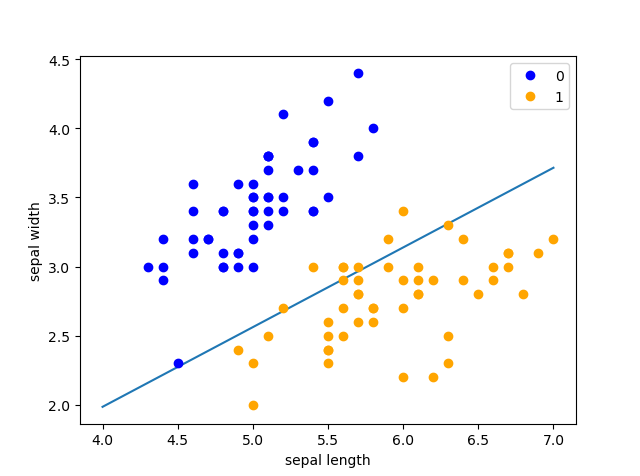

Write Python code to recreate this figure.
#Author:XYZ
#Date:2020-09-23

import pandas as pd
import numpy as np
from sklearn.datasets import load_iris
from sklearn.model_selection import train_test_split
import matplotlib.pyplot as plt


class PerceptronModel(object):

    def __init__(self,iter=1000):
        self.iter = iter
        self.b = 0
        self.learning_rate = 0.1

    def perceptron(self, X_train, y_train):
        # 重み
        self.w = np.ones(len(X_train[0]), dtype=np.float32)
        for i in range(self.iter):
            for j in range(len(X_train)):
                X = X_train[j]
                y = y_train[j]
                if y * np.dot(X,self.w)+self.b <= 0:
                    self.w = self.w + self.learning_rate * np.dot(y, X)
                    self.b = self.b + self.learning_rate * y
                    # print(f'Round {i}:{self.iter} training')


def load_data():
    iris = load_iris()
    df = pd.DataFrame(iris.data, columns=iris.feature_names)
    df['label'] = iris.target
    df.columns = ['sepal length', 'sepal width', 'petal length', 'petal width', 'label']
    # print(df)
    data = np.array(df.iloc[:100, [0, 1, -1]])
    return data

def holdout_validation_data_set(data):
    X, y = data[:,:-1], data[:,-1]
    y = np.array([1 if i == 1 else -1 for i in y])
    X_train, y_train, X_test, y_test = train_test_split(X, y, test_size=0.3, random_state=0)
    return X_train, y_train, X_test, y_test

def model_test(X_test,y_test,w,b):
    error_count = 0

    for d in range(len(X_test)):
        X = X_test[d]
        y = y_test[d]
        result = y * np.dot(X, w) + b
        if result <= 0:
            error_count += 1

    accurate_rate = 1 -(error_count/len(X_test))
    return accurate_rate


def main():
    data= load_data()
    X_train, X_test, y_train, y_test = holdout_validation_data_set(data)

    perceptron = PerceptronModel()
    perceptron.perceptron(X_train, y_train)

    accurate_rate = model_test(X_test,y_test,perceptron.w,perceptron.b)
    print(f"accurate rate is {accurate_rate}")

    x_points = np.linspace(4, 7, 10)
    y_ = -(perceptron.w[0] * x_points + perceptron.b) / perceptron.w[1]
    plt.plot(x_points, y_)

    plt.plot(data[:50, 0], data[:50, 1], 'bo', color='blue', label='0')
    plt.plot(data[50:100, 0], data[50:100, 1], 'bo', color='orange', label='1')
    plt.xlabel('sepal length')
    plt.ylabel('sepal width')
    plt.legend()
    plt.show()


if __name__ == '__main__':
    main()
